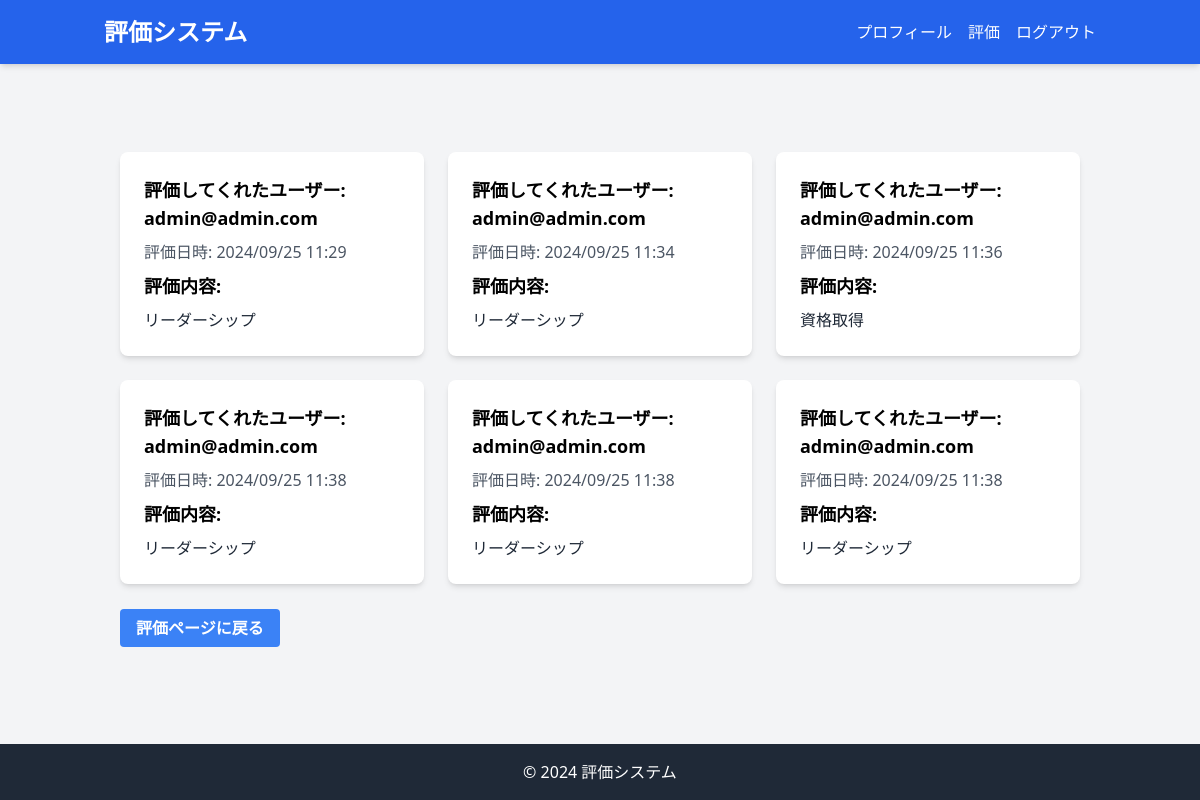
The page /eva/1/ (signed in) on the database as committed earlier.
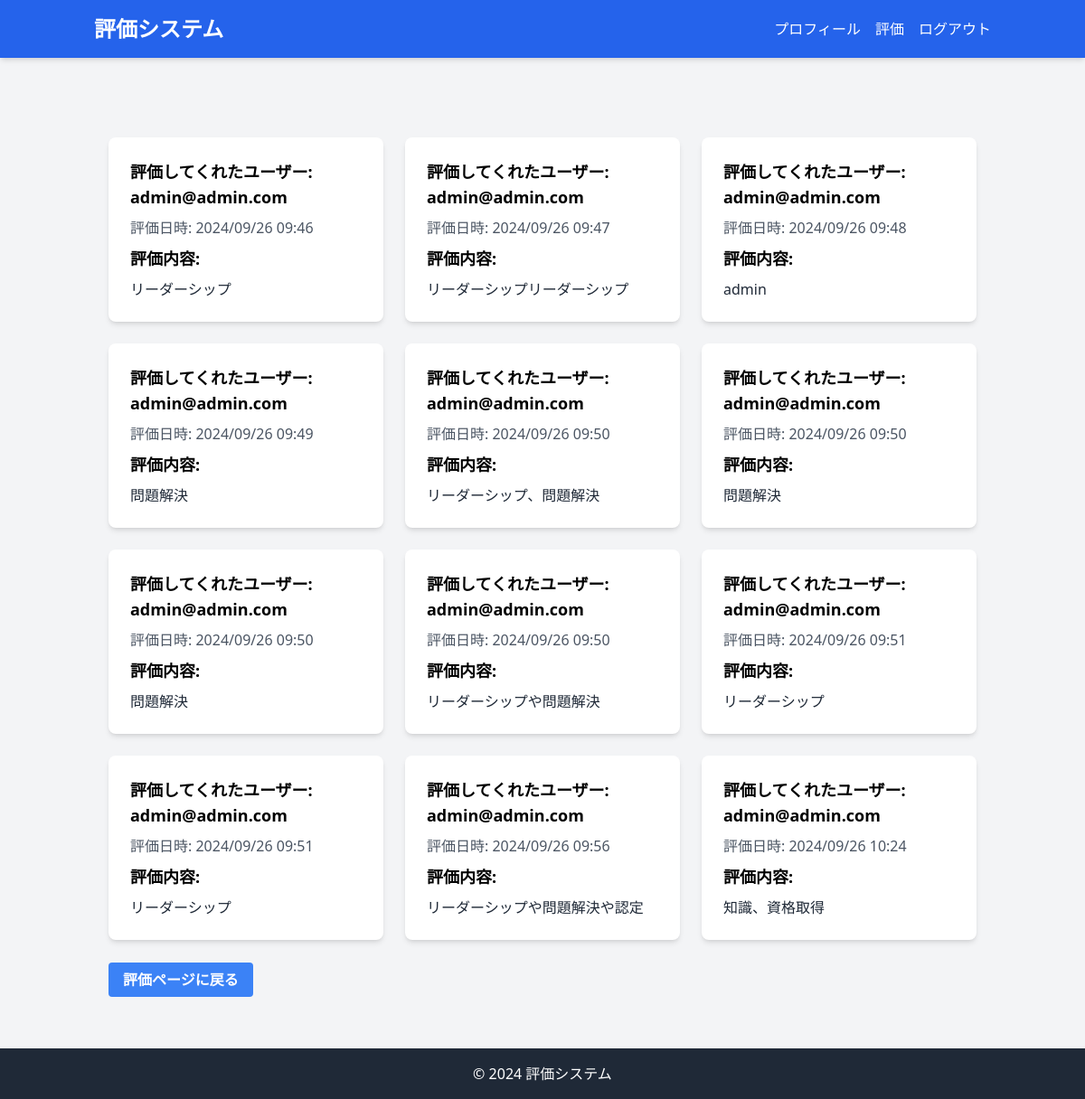
The same page on the database as committed later.
### main/models.py (models this page shows)
class Eva(models.Model):
    for_user = models.ForeignKey(User, on_delete=models.CASCADE, related_name="for_user")
    from_user = models.ForeignKey(User, on_delete=models.CASCADE, related_name="from_user")
    detail = models.CharField(max_length=200)
    pub_date = models.DateTimeField(auto_now_add=True)

### user/models.py (models this page shows)
class User(AbstractBaseUser, PermissionsMixin):
    user_vali = UnicodeUsernameValidator()
    username = models.CharField(_('username'), max_length=150, unique=True, validators=[user_vali])
    email = models.EmailField(_('email'), unique=True)
    is_staff = models.BooleanField(_('staff status'), default=False)
    objects = UserManager()
    USERNAME_FIELD = 'email'
    REQUIRED_FIELDS = ['username']

### main/views.py (the view)
# urls.py: path("eva/<int:user_id>/", views.view_evaluation, name="eva_list"),
@login_required
@user_data_required
def view_evaluation(request, user_id):
    target_user = get_object_or_404(User, id=user_id)
    evaluations = Eva.objects.filter(for_user=request.user)
    return render(request, 'main/view_evaluation.html', {
        'evaluations': evaluations,
        'target_user': target_user,
    })

### main/views.py (called while the page is built)
def user_data_required(view_func):
    @wraps(view_func)
    def _wrapped_view(request, *args, **kwargs):
        try:
            UserData.objects.get(username=request.user)
        except UserData.DoesNotExist:
            return redirect('main:home')
        return view_func(request, *args, **kwargs)
    return _wrapped_view

### main/templates/main/view_evaluation.html (shortened to what this page needs)
{% extends 'main/base.html' %}
{% load static %}
{% block content %}
<div class="container mx-auto px-4 py-8">
    {% if evaluations %}
        <div class="grid gap-6 md:grid-cols-2 lg:grid-cols-3">
            {% for evaluation in evaluations %}
                <div class="bg-white shadow-md rounded-lg p-6">
                    <p class="text-lg font-semibold mb-2">評価してくれたユーザー: {{ evaluation.from_user.email }}</p>
                    <p class="text-gray-600 mb-2">評価日時: {{ evaluation.pub_date|date:"Y/m/d H:i" }}</p>
                    <p class="text-lg font-semibold mb-2">評価内容:</p>
                    <p class="text-gray-800">{{ evaluation.detail }}</p>
                </div>
            {% endfor %}
        </div>
    {% else %}
        <p class="text-xl text-gray-600">まだ評価はありません。</p>
    {% endif %}
    <div class="mt-8">
        <a href="{% url 'main:eva' %}" class="bg-blue-500 hover:bg-blue-700 text-white font-bold py-2 px-4 rounded">
            評価ページに戻る
        </a>
    </div>
</div>
{% endblock %}

### main/templates/main/base.html (shortened to what this page needs)
<!DOCTYPE html>
<html lang="ja">
<head>
    <script src="https://cdn.tailwindcss.com"></script>
</head>
<body class="bg-gray-100 min-h-screen flex flex-col">
    <header class="bg-blue-600 text-white shadow-md">
        <nav class="container mx-auto px-4 py-4">
            <div class="flex justify-between items-center">
                <a href="{% url 'main:home' %}" class="text-2xl font-bold">評価システム</a>
                <ul class="flex space-x-4">
                    {% if user.is_authenticated %}
                        <li><a href="{% url 'main:status' %}" class="hover:text-blue-200">プロフィール</a></li>
                        <li><a href="{% url 'main:eva' %}" class="hover:text-blue-200">評価</a></li>
                        <li><a href="{% url 'user:signout' %}" class="hover:text-blue-200">ログアウト</a></li>
                    {% else %}
                        <li><a href="{% url 'user:signin' %}" class="hover:text-blue-200">ログイン</a></li>
                        <li><a href="{% url 'user:signup' %}" class="hover:text-blue-200">登録</a></li>
                    {% endif %}
                </ul>
            </div>
        </nav>
    </header>
    <main class="flex-grow container mx-auto px-4 py-8">
        {% block content %}
        {% endblock %}
    </main>
    <footer class="bg-gray-800 text-white py-4">
        <div class="container mx-auto px-4 text-center">
            <p>&copy; 2024 評価システム</p>
        </div>
    </footer>
</body>
</html>

Rows that differ between the two databases and show on the page:
changed Eva (number 1 of 12 on the later page): pub_date "2024/09/25 11:29" → "2024/09/26 09:46"
changed Eva: pub_date "2024/09/25 11:34" → "2024/09/26 09:47"; detail "リーダーシップ" → "リーダーシップリーダーシップ"
changed Eva: pub_date "2024/09/25 11:36" → "2024/09/26 09:48"; detail "資格取得" → "admin"
changed Eva (number 4 of 12 on the later page): pub_date "2024/09/25 11:38" → "2024/09/26 09:49"; detail "リーダーシップ" → "問題解決"
changed Eva: pub_date "2024/09/25 11:38" → "2024/09/26 09:50"; detail "リーダーシップ" → "リーダーシップ、問題解決"
changed Eva (number 6 of 12 on the later page): pub_date "2024/09/25 11:38" → "2024/09/26 09:50"; detail "リーダーシップ" → "問題解決"
added Eva: from_user.email "admin@admin.com", pub_date "2024/09/26 09:50", detail "問題解決"
added Eva: from_user.email "admin@admin.com", pub_date "2024/09/26 09:50", detail "リーダーシップや問題解決"
added Eva: from_user.email "admin@admin.com", pub_date "2024/09/26 09:51", detail "リーダーシップ"
added Eva: from_user.email "admin@admin.com", pub_date "2024/09/26 09:51", detail "リーダーシップ"
added Eva: from_user.email "admin@admin.com", pub_date "2024/09/26 09:56", detail "リーダーシップや問題解決や認定"
added Eva: from_user.email "admin@admin.com", pub_date "2024/09/26 10:24", detail "知識、資格取得"
